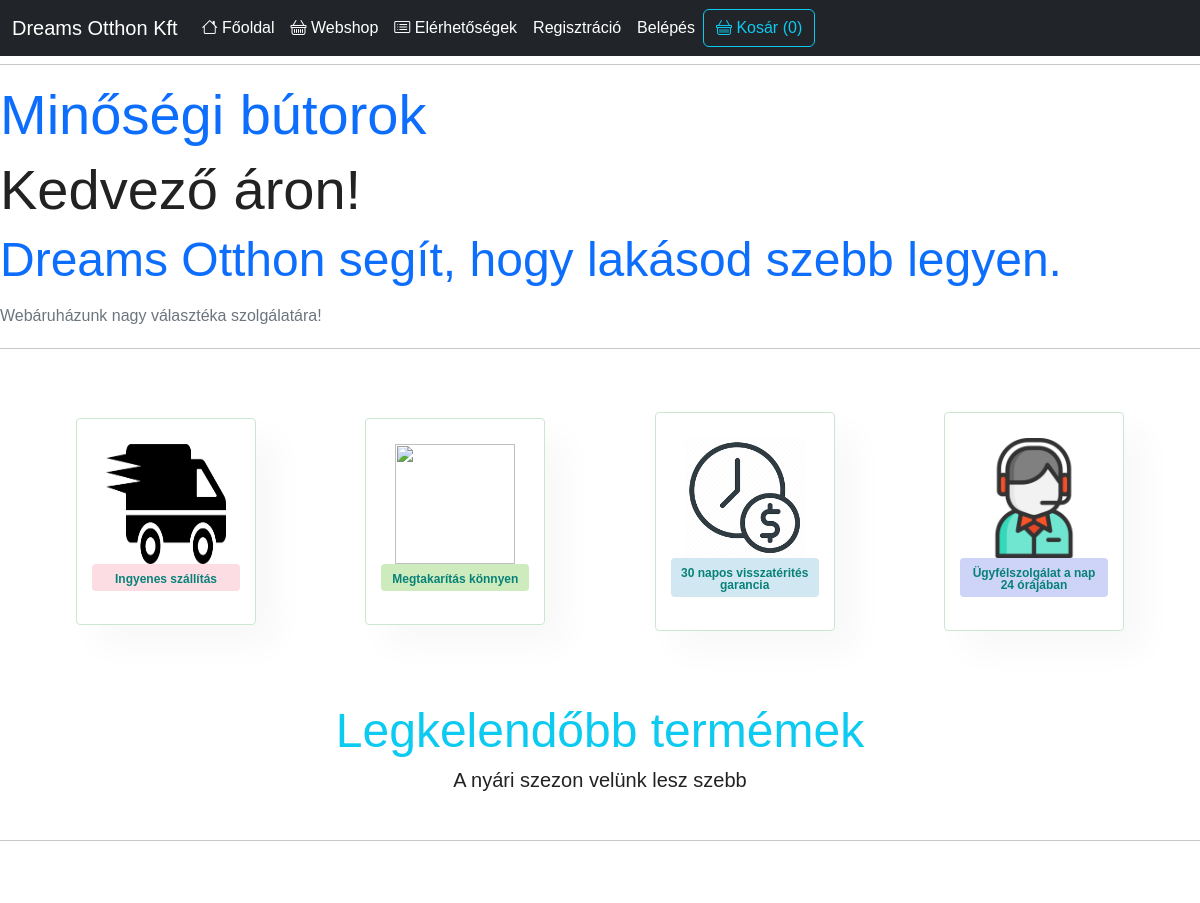
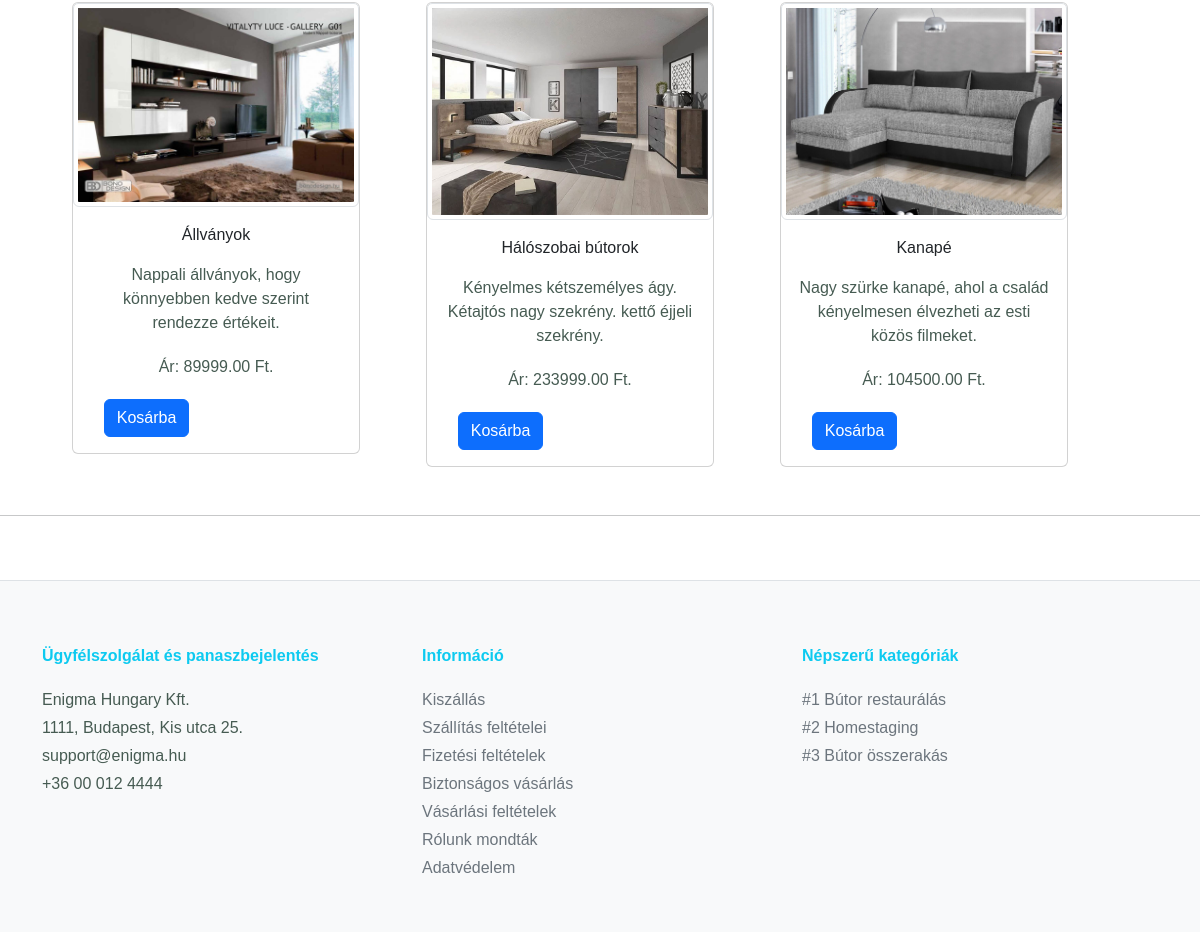
The app's page /PHP/webshop.php with its own data (2 pictures, top to bottom).
### tables this page shows
CREATE TABLE `termekek` (
  `id` int(20) NOT NULL,
  `cimsor` varchar(255) NOT NULL,
  `ar` decimal(10,2) NOT NULL,
  `kep` varchar(255) NOT NULL,
  `leiras` text NOT NULL,
  `featured` tinyint(4) NOT NULL
);

### PHP/adatbazis.php (called while the page is built)
<?php
$serverName = "localhost";
$userName = "root";
$passwordName = "";
$dbName = "enigma";
$conn = mysqli_connect($serverName, $userName, $passwordName, $dbName);
$sql = "SELECT * FROM termekek WHERE featured=1";
$featured = $conn -> query($sql);
?>

### PHP/webshop.php (the view, shortened to what this page needs)
<?php
require "adatbazis.php";
?>
<!DOCTYPE html>
<html lang="hu">
<head>
  <link href="https://cdn.jsdelivr.net/npm/bootstrap@5.3.0-alpha1/dist/css/bootstrap.min.css" rel="stylesheet"
>
  <link rel="stylesheet" href="https://cdn.jsdelivr.net/npm/bootstrap-icons@1.10.3/font/bootstrap-icons.css">
  <link rel="stylesheet" href="../CSS/webshop.css">
</head>
<body>
  <nav class="navbar navbar-expand-lg navbar-dark bg-dark fixed-top">
    <div class="container-fluid">
      <a class="navbar-brand" href="#">Dreams Otthon Kft</a>
      <div class="collapse navbar-collapse" id="navbarNavAltMarkup">
        <div class="navbar-nav">
          <a class="nav-link active" aria-current="page" href="../PHP/index.php"><i class="bi bi-house"></i>
            Főoldal</a>
          <a class="nav-link active" href="../PHP/webshop.php"><i class="bi bi-basket"></i> Webshop</a>
          <li class="nav-item">
            <a class="nav-link active" href="#elérhetőség"><i class="bi bi-card-list"></i> Elérhetőségek</a>
          </li>
          <a class="nav-link active" href="../PHP/reg.php">Regisztráció</a>
          <a class="nav-link active" href="../PHP/belépés.php">Belépés</a>
        </div>
        <?php
        $count=0;
        ?>
        <a href="../PHP/kosar.php" class="btn btn-outline-info my-2 my-sm-0"><i class="bi bi-basket"></i> Kosár (<?php echo $count; ?>) </a>
      </div>
    </div>
  </nav>
  <br>
  <br>
  <hr>
    <h4 class="display-4 text-primary">Minőségi bútorok</h4>
    <h2 class="display-4">Kedvező áron!</h2>
    <h1 class="display-5 text-primary">Dreams Otthon segít, hogy lakásod szebb legyen.</h1>
    <p class="display-7 text-secondary">Webáruházunk nagy választéka szolgálatára!</p>
  <hr>
  <div class="container-fluid">
  <section id="feature" class="section-p1">
    <div class="fe-box">
      <img src="../Képek/shipping.png" width="120" height="120" alt="">
      <h6>Ingyenes szállítás</h6>
    </div>
    <div class="fe-box">
      <img src="../Képek/money.jpg" width="120" height="120" alt="">
      <h6>Megtakarítás könnyen</h6>
    </div>
    <div class="fe-box">
      <img src="../Képek/clock.png" width="120" height="120" alt="">
      <h6>30 napos visszatérités garancia</h6>
    </div>
    <div class="fe-box">
      <img src="../Képek/operator.png" width="120" height="120" alt="">
      <h6>Ügyfélszolgálat a nap 24 órájában</h6>
    </div>
  </section>
  </div>
  <br>
    <h2 class="display-5 text-info text-center">Legkelendőbb termémek</h2>
    <h4 class="text-center">A nyári szezon velünk lesz szebb</h4>
<br>
<hr>
    <div class="container-flex">
      <div class="row">
      <?php
      while($product = mysqli_fetch_assoc($featured)):
      ?>
      <div class="col-lg-3 mx-4">
          <form action="kosar_manager.php" method="post">
            <div class="card h-100 my-lg-5 mx-lg-5" style="width: 18rem;">
              <img src="<?= $product['kep'];?>" class="img-fluid card-img-top img-thumbnail" alt="">
              <div class="card-body text-center">
                <h3 class="h6 mb-3 card-title lh-base "><?= $product['cimsor'];?></h3>
                <p><?= $product['leiras']?></p>
                <p class="card-text">Ár: <?= $product['ar'];?> Ft.</p>
                <div class="row">
                  <div class="col-lg-6">
                    <button type="submit" name="Add_to_cart" class="btn btn-primary">Kosárba</button>
                  </div>
                </div>
          </form>
        </div>
      </div>
    </div>
    <?php endwhile; ?>
  <hr>
  <footer class="bg-light mt-5 border-top py-5 text-primary" id="elérhetőség">
    <div class="container">
      <div class="row">
        <div class="col">
          <p class="fw-bold text-info">Ügyfélszolgálat és panaszbejelentés</p>
          <p class="my-1">Enigma Hungary Kft.</p>
          <p class="my-1">1111, Budapest, Kis utca 25.</p>
          <p class="my-1">support@enigma.hu</p>
          <p class="my-1">+36 00 012 4444</p>
        </div>
        <div class="col">
          <p class="fw-bold text-info">Információ</p>
          <p class="my-1"><a href="#" class="text-decoration-none text-secondary">Kiszállás</p></a>
          <p class="my-1"><a href="#" class="text-decoration-none text-secondary">Szállítás feltételei</p></a>
          <p class="my-1"><a href="#" class="text-decoration-none text-secondary">Fizetési feltételek</p></a>
          <p class="my-1"><a href="#" class="text-decoration-none text-secondary">Biztonságos vásárlás</p></a>
          <p class="my-1"><a href="#" class="text-decoration-none text-secondary">Vásárlási feltételek</p></a>
          <p class="my-1"><a href="#" class="text-decoration-none text-secondary">Rólunk mondták</p></a>
          <p class="my-1"><a href="#" class="text-decoration-none text-secondary">Adatvédelem</p></a>
        </div>
        <div class="col">
          <p class="fw-bold text-info">Népszerű kategóriák</p>
          <p class="my-1"><a href="#" class="text-decoration-none text-secondary">#1 Bútor restaurálás</p></a>
          <p class="my-1"><a href="#" class="text-decoration-none text-secondary">#2 Homestaging</p></a>
          <p class="my-1"><a href="#" class="text-decoration-none text-secondary">#3 Bútor összerakás</p></a>
        </div>
      </div>
    </div>
  </footer>
</body>
</html>

### CSS/webshop.css (style rules this page uses)
* { margin: 0; padding: 0; box-sizing: border-box; font-family: 'Spartan', sans-serif; }
h1 { font-size: 50px; line-height: 64px; color: #222; }
h2 { font-size: 46px; line-height: 54px; color: #222; }
h4 { font-size: 20px; color: #222; }
h6 { font-weight: 700; font-size: 12px; }
p { font-size: 16px; color: #465b52; margin: 15px 0 20px 0; }
.section-p1 { padding: 32px 64px; }
body { width: 100%; }
#feature { display: flex; align-items: center; justify-content: space-between; flex-wrap: wrap; }
#feature .fe-box { width: 180px; text-align: center; padding: 25px 15px; box-shadow: 20px 20px 34px rgba(0 , 0, 0, 0.03); border: 1px solid #cce7d0; border-radius: 4px; margin: 15px 0; }
#feature .fe-box h6 { padding: 9px 8px 6px 8px; line-height: 1; border-radius: 4px; color: #088178; background-color: #fddde4; }
#feature .fe-box:nth-child(2) h6 { background-color: #cdebbc; }
#feature .fe-box:nth-child(3) h6 { background-color: #d1e8f2; }
#feature .fe-box:nth-child(4) h6 { background-color: #cdd4f8; }

### records on screen
termekek: kep (picture), cimsor "Állványok", leiras "Nappali állványok, hogy könnyebben kedve szerint rendezze értékeit.", ar "89999.00"
termekek: kep (picture), cimsor "Hálószobai bútorok", leiras "Kényelmes kétszemélyes ágy. Kétajtós nagy szekrény. kettő éjjeli szekrény.", ar "233999.00"
termekek: kep (picture), cimsor "Kanapé", leiras "Nagy szürke kanapé, ahol a család kényelmesen élvezheti az esti közös filmeket.", ar "104500.00"

### other values on screen
$count "0"
